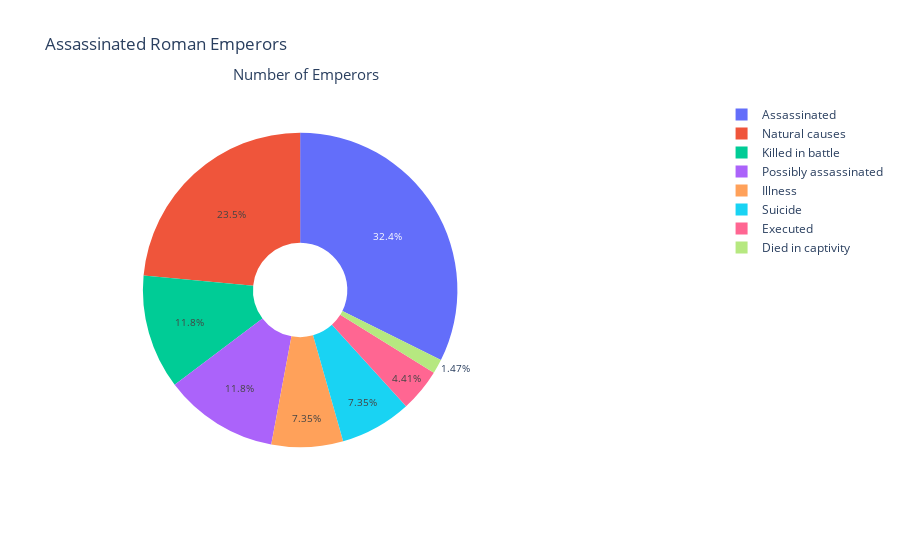

Notebook source saved alongside this figure:
### Code cell
labels = piedata.index


# figure
fig = {
  "data": [
    {
      "values": piedata.Emperor,
      "labels": labels,
      "domain": {"x": [.1, .6]},
      "name": "Percentage",
      "hoverinfo":"label+percent",
      "hole": .3,
      "type": "pie",
        "textfont":{"size":10}
    },],
  "layout": {
        "title":"Assassinated Roman Emperors",
        "annotations": [
            { "font": { "size": 15},
              "showarrow": False,
              "text": "Number of Emperors",
                "x": 0.24,
                "y": 1.1
            
             
            },
        ]
    }
}
iplot(fig)

### Figure 1 — Plotly figure (JSON) as saved in the notebook; plotly's stock layout.template omitted (floating-point values rounded to 4 significant figures)
{"data": [{"domain": {"x": [0.1, 0.6]}, "hole": 0.3, "hoverinfo": "label+percent", "labels": ["Assassinated", "Died in captivity", "Executed", "Illness", "Killed in battle", "Natural causes", "Possibly assassinated", "Suicide"], "name": "Percentage", "textfont": {"size": 10}, "type": "pie", "values": [22, 1, 3, 5, 8, 16, 8, 5]}], "layout": {"annotations": [{"font": {"size": 15}, "showarrow": false, "text": "Number of Emperors", "x": 0.24, "y": 1.1}], "title": {"text": "Assassinated Roman Emperors"}}}
